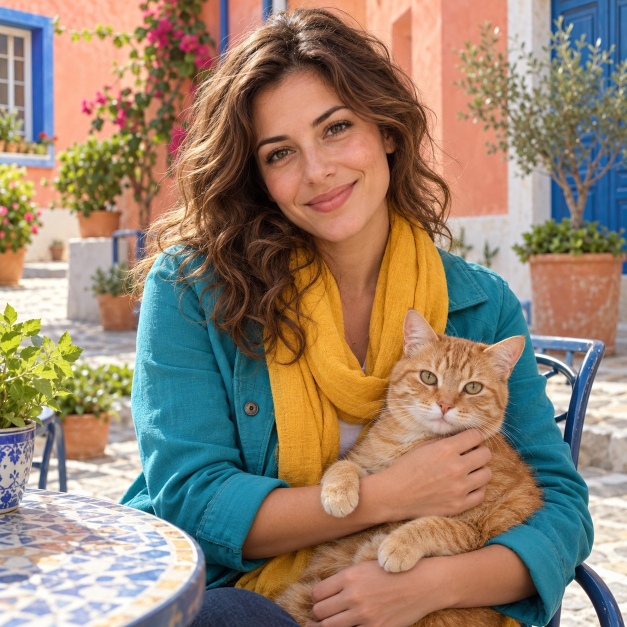
#> input picture assets/demo_fotoimagem.jpg, 1254 x 1254 px (shown at 1/2 size)
$ python -i foto_para_desenho_V1.py   (imports and definitions only)
#> lines starting #> are read from the running program, lines starting #| are printed output that depends on the picture
#> further down, picture is the input picture: shape (1254, 1254, 3); mean B, G, R 112, 131, 149.8
import argparse
from pathlib import Path
import sys

import cv2
import numpy as np


# =========================================================
# Utilidades
# =========================================================

# [15 lines left out: functions resize_to_fit, read_image, not called in this run]


def ensure_out_path(out_path: Path):
    out_path.parent.mkdir(parents=True, exist_ok=True)


# =========================================================
# Estilos / Filtros
# =========================================================

def fx_grayscale(img_bgr: np.ndarray) -> np.ndarray:
    gray = cv2.cvtColor(img_bgr, cv2.COLOR_BGR2GRAY)
    return cv2.cvtColor(gray, cv2.COLOR_GRAY2BGR)


# [11 lines left out: functions fx_blur, fx_edges, not called in this run]


def fx_pencil_sketch(img_bgr: np.ndarray, strength: float = 0.8) -> np.ndarray:
    """
    Pencil sketch PB (color dodge):
      sketch = gray / (255 - blur(inv(gray)))
    """
#> called with strength = 0.6
    strength = float(np.clip(strength, 0.0, 1.0))

    gray = cv2.cvtColor(img_bgr, cv2.COLOR_BGR2GRAY)
    inv = 255 - gray

    k = int(9 + strength * 30)
    if k % 2 == 0:
        k += 1
    blur = cv2.GaussianBlur(inv, (k, k), 0)
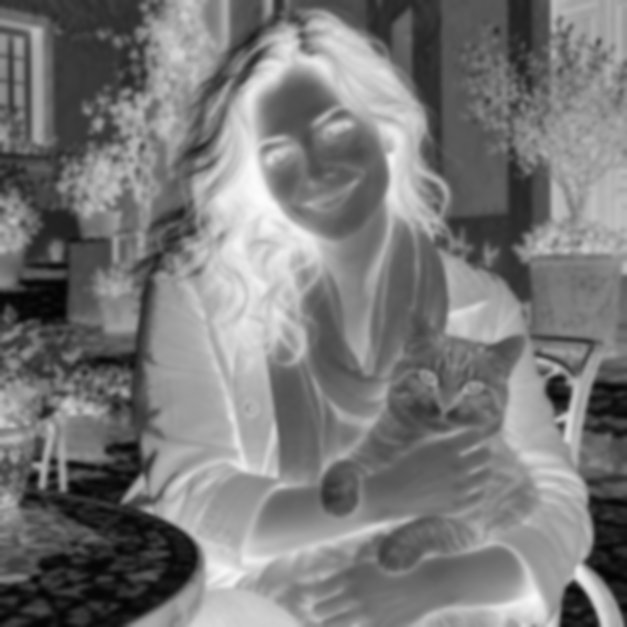
#> blur: shape (1254, 1254) (shown at 1/2 size); min 3, max 252, mean 120.5

    denom = np.clip(255 - blur, 1, 255)
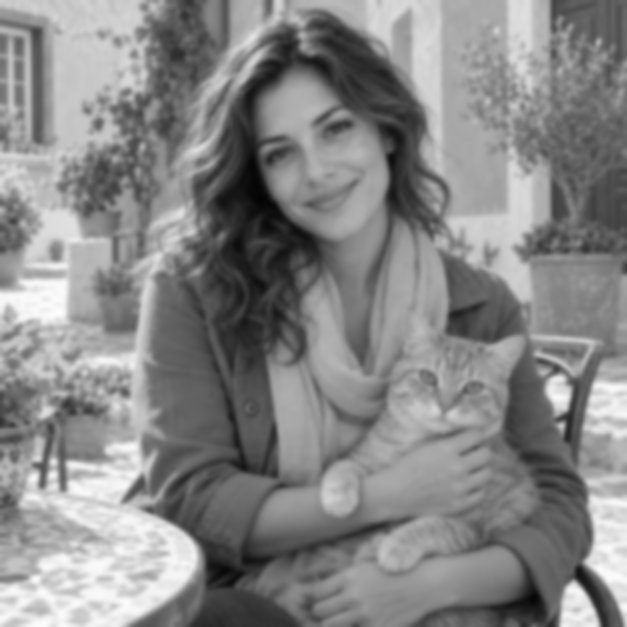
#> denom: shape (1254, 1254) (shown at 1/2 size); min 3, max 252, mean 134.5
    sketch = (gray.astype(np.float32) * 255.0) / denom.astype(np.float32)
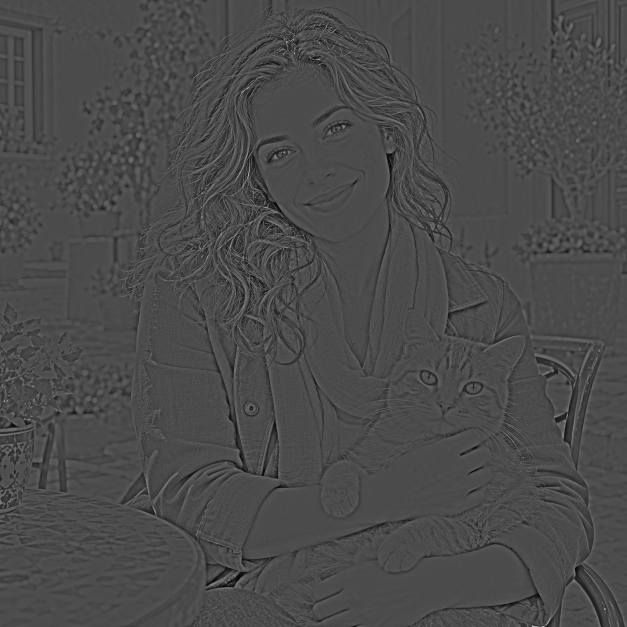
#> sketch: shape (1254, 1254) float32 (shown at 1/2 size); min 0, max 859.7, mean 252.7; drawn with min black and max white
    sketch = np.clip(sketch, 0, 255).astype(np.uint8)
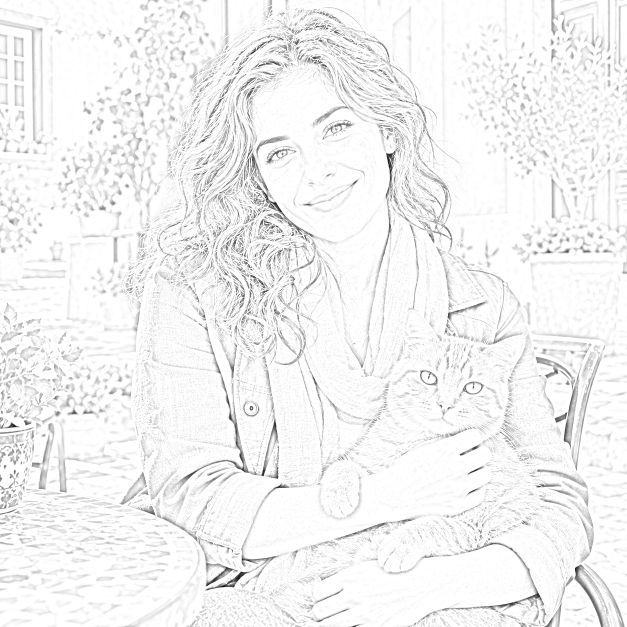
#> sketch: shape (1254, 1254) (shown at 1/2 size); min 0, max 255, mean 243

    return cv2.cvtColor(sketch, cv2.COLOR_GRAY2BGR)


def fx_sketch_clean(
    img_bgr: np.ndarray,
    sketch_strength: float = 0.6,
    clean_level: float = 0.25,
    edges_low: int = 40,
    edges_high: int = 140,
    edge_weight: float = 0.8,
) -> np.ndarray:
    """
    Sketch mais limpo:
      - gera sketch base (PB)
      - "limpa" preenchimento: empurra tons claros para branco (threshold suave)
      - extrai bordas (Canny) e mistura para reforçar contorno

    Parâmetros:
      clean_level: 0..1 (quanto limpar). Maior => mais branco (menos preenchimento).
      edge_weight: 0..1 (força das bordas). Maior => contorno mais presente.
    """
    clean_level = float(np.clip(clean_level, 0.0, 1.0))
    edge_weight = float(np.clip(edge_weight, 0.0, 1.0))

    # 1) sketch base
    sketch = fx_pencil_sketch(img_bgr, strength=sketch_strength)
    s = cv2.cvtColor(sketch, cv2.COLOR_BGR2GRAY)

    # 2) limpar preenchimento:
    #    aumenta contraste para jogar cinzas para branco, mantendo escuros
    #    alpha maior => mais "limpo"
    alpha = 1.0 + clean_level * 2.2     # 1.0 .. 3.2
    beta = clean_level * 35.0           # 0 .. 35
    s_clean = cv2.convertScaleAbs(s, alpha=alpha, beta=beta)
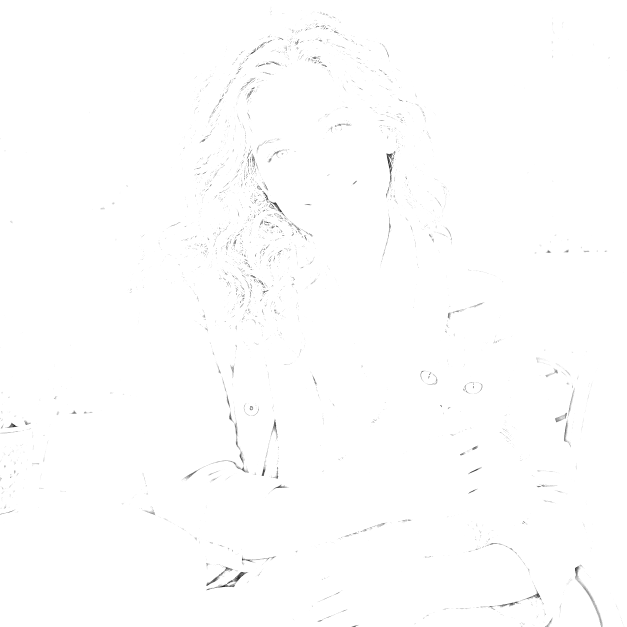
#> s_clean: shape (1254, 1254) (shown at 1/2 size); min 9, max 255, mean 254.1

    # leve blur para suavizar granulação
    s_clean = cv2.GaussianBlur(s_clean, (3, 3), 0)

    # 3) bordas
    gray = cv2.cvtColor(img_bgr, cv2.COLOR_BGR2GRAY)
    gray = cv2.GaussianBlur(gray, (3, 3), 0)
    e = cv2.Canny(gray, int(edges_low), int(edges_high))
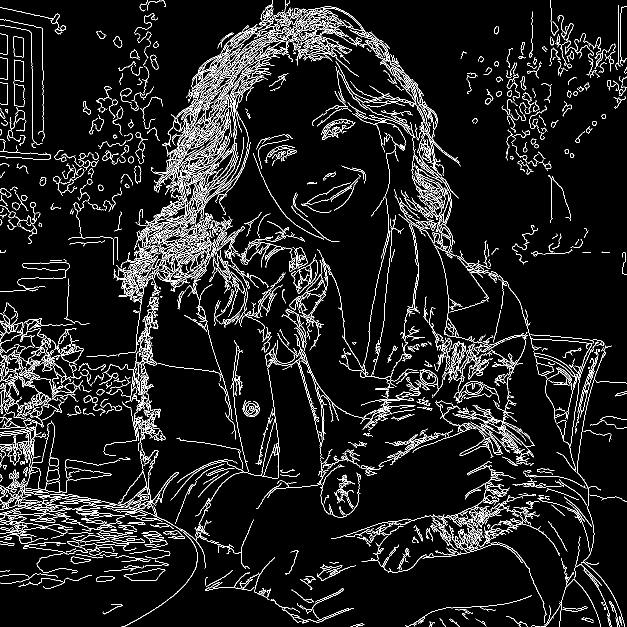
#> e: shape (1254, 1254) (shown at 1/2 size); 7.7% white in thin lines or dots

    # transforma borda em "linhas pretas no branco"
    e_inv = 255 - e  # 255 no fundo, 0 nas bordas
#> e_inv: shape (1254, 1254); 92.3% white; black in thin lines or dots

    # 4) mistura: escurece onde tem borda
    #    min() preserva brancos e desenha preto onde tem linha
    combined = cv2.min(s_clean, cv2.addWeighted(s_clean, 1.0 - edge_weight, e_inv, edge_weight, 0))
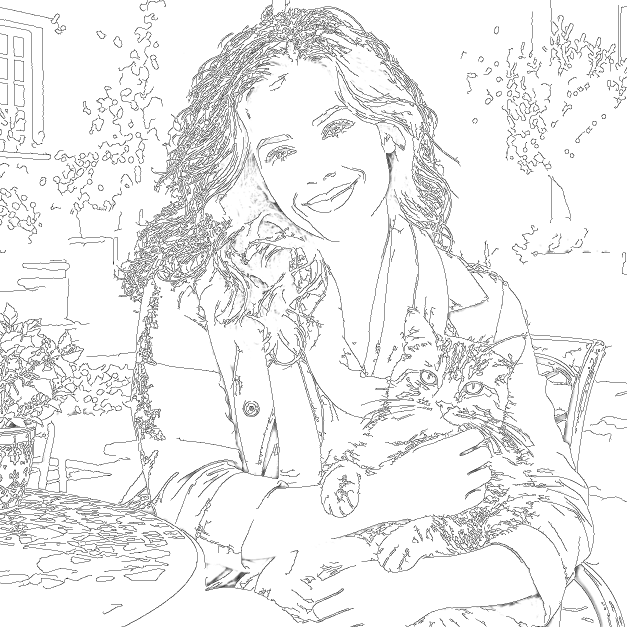
#> combined: shape (1254, 1254) (shown at 1/2 size); min 29, max 255, mean 238.5

    # opcional: binarização leve pra ficar mais "livro de colorir"
    # combined = cv2.threshold(combined, 0, 255, cv2.THRESH_BINARY + cv2.THRESH_OTSU)[1]

    return cv2.cvtColor(combined, cv2.COLOR_GRAY2BGR)


# =========================================================
# CLI
# =========================================================

# [89 lines left out: functions parse_args, build_default_output, main, not called in this run]


# [7 lines not run here, left out]

>>> import cv2
>>> picture = cv2.imread('assets/demo_fotoimagem.jpg')
>>> result = fx_sketch_clean(picture)
